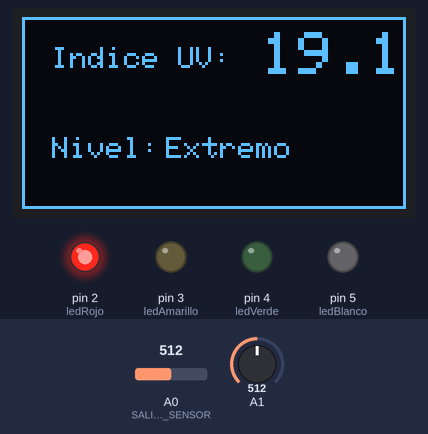
Bench run of a sketch on a simulated Arduino Uno, built with avr-gcc and run on an emulated ATmega328P. On the bench: 128×64 one-colour display, output pins drawn as LEDs (lit = HIGH). The inputs (shaded band) are chosen by the test bench; at power-on: A0 (SALIDA_DEL_SENSOR) = 512, A1 = 512. The audio player accepts every command and is not drawn; what the sketch prints to the serial monitor is not drawn.

Above: at 2.0 s.
2.1 s: A0 (SALIDA_DEL_SENSOR) set to 322
At 9.2 s:
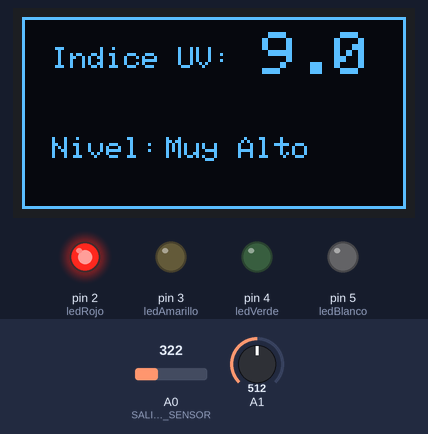
9.8 s: A0 (SALIDA_DEL_SENSOR) set to 291
At 15.9 s:
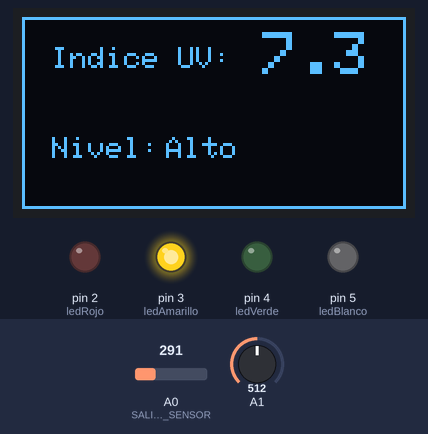
16.8 s: A1 set to 552
At 23.4 s:
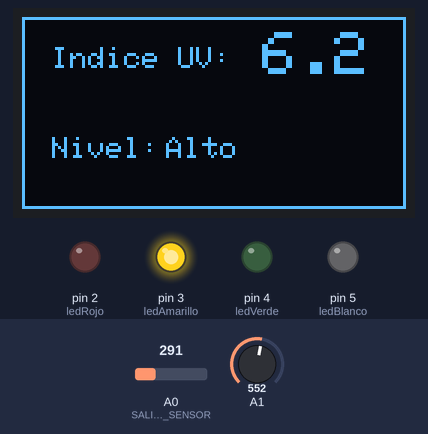
23.7 s: A1 set to 578
At 30.3 s:
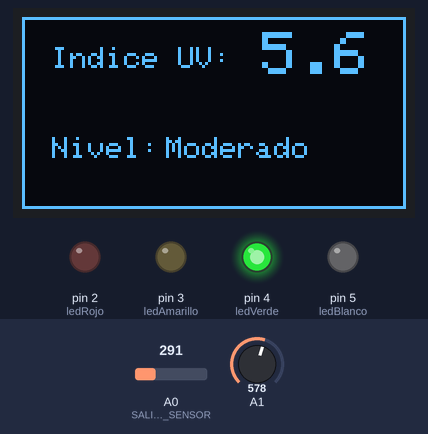
30.6 s: A1 set to 693
At 33.1 s:
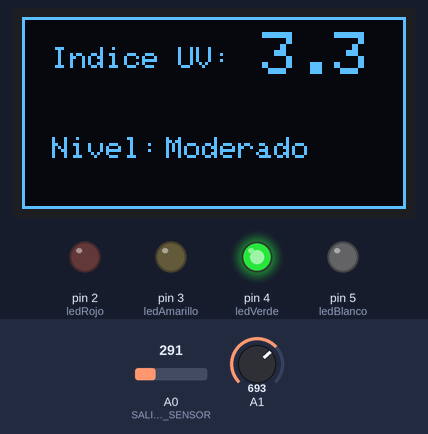
33.4 s: A1 set to 721
At 35.8 s:
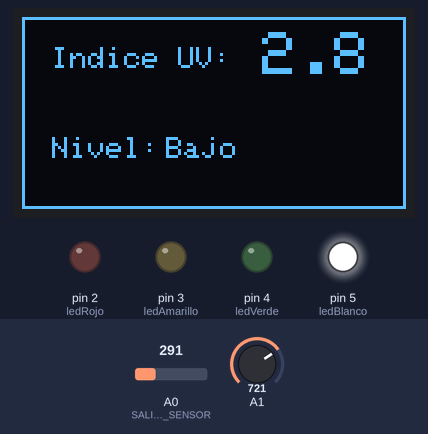
Timing chart, 0 to 37.1 s (numbered marks = the images above; inputs shaded):
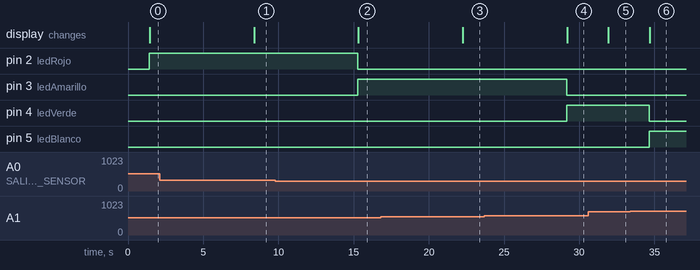

Measured:
- the behaviour switches between 304 and 303 on A0 (SALIDA_DEL_SENSOR) (found by bisection; images 1 and 2)
- the behaviour switches between 560 and 561 on A1 (found by bisection; images 3 and 4)
- the behaviour switches between 710 and 711 on A1 (found by bisection; images 5 and 6)
- after the input at 2.1 s, the display: changes after 6.3 s (image 1)
- after the input at 9.8 s, pin 2 (ledRojo): HIGH → LOW after 5.5 s; pin 3 (ledAmarillo): LOW → HIGH after 5.5 s; the display: changes after 5.5 s (image 2)
- after the input at 16.8 s, the display: changes after 5.5 s (image 3)
- after the input at 23.7 s, pin 3 (ledAmarillo): HIGH → LOW after 5.5 s; pin 4 (ledVerde): LOW → HIGH after 5.5 s; the display: changes after 5.5 s (image 4)
- after the input at 30.6 s, the display: changes after 1.3 s (image 5)
- after the input at 33.4 s, pin 4 (ledVerde): HIGH → LOW after 1.3 s; pin 5 (ledBlanco): LOW → HIGH after 1.3 s; the display: changes after 1.3 s (image 6)

The sketch:

codigo_funcional_con_sonido.ino
```cpp
#include <SPI.h>
#include <Wire.h>
#include <Adafruit_GFX.h>
#include <Adafruit_SSD1306.h>

//// CONFIGURACION DE SONIDO ////////
#include "DFRobotDFPlayerMini.h"
#include "SoftwareSerial.h"
static const uint8_t PIN_MP3_TX = 8; // D7
static const uint8_t PIN_MP3_RX = 7; // D6
SoftwareSerial softwareSerial(PIN_MP3_RX, PIN_MP3_TX);
DFRobotDFPlayerMini player;

// CONFIGURACION DE SEMAFORO ///////
int ledBlanco = 5;
int ledVerde = 4;
int ledAmarillo = 3;
int ledRojo = 2;  //D2

//// CONFIGURACION DE LA PANTALLA ////////
#define PANTALLA_ANCHO 128
#define PANTALLA_ALTO 64

#define OLED_MOSI 9
#define OLED_CLK 10
#define OLED_DC 11
#define OLED_CS 12
#define OLED_RESET 13

Adafruit_SSD1306 display(PANTALLA_ANCHO, PANTALLA_ALTO,
                         OLED_MOSI, OLED_CLK, OLED_DC, OLED_RESET, OLED_CS);

/////////////////////////////////////////
///// CONFIGURACION DE SENSOR UV ///////
int SALIDA_DEL_SENSOR = A0; //
int REF_3V3 = A1;

/// Función para mostrar el mensaje UV en pantalla
void mostrarMensajeUV(float indice, const char* peligro) {
  display.clearDisplay();
  display.setTextColor(SSD1306_WHITE);

  // Dibujar un rectángulo como marco
  display.drawRect(0, 0, PANTALLA_ANCHO, PANTALLA_ALTO, SSD1306_WHITE);

  // Mostrar "Indice UV"
  display.setTextSize(1);
  display.setCursor(10, 10);
  display.print("Indice UV:");

  display.setTextSize(2);
  display.setCursor(80, 5);  // Ajusta si necesitas moverlo más
  display.print(indice, 1);  // Un decimal
  // Línea divisoria horizontal
  //display.drawLine(0, 30, SCREEN_WIDTH, 30, SSD1306_WHITE);

  // Mostrar "Nivel de peligrosidad"
  display.setTextSize(1);
  display.setCursor(10, 40);
  display.print("Nivel:");

  display.setTextSize(1);
  //display.setCursor(55, 35); mesanje con letra tipo 2
  display.setCursor(48, 40);
  display.print(peligro);
  display.display();
}


void setup() {
  Serial.begin(9600);
// Inicializacion de Pantalla
  if (!display.begin(SSD1306_SWITCHCAPVCC)) {
    Serial.println(F("SSD1306 allocation failed"));
    for (;;);
  }

  // Inicializacion de modulo de Sonido
  softwareSerial.begin(9600);
  if (player.begin(softwareSerial))
  {
   Serial.println("OK");

    // Set volume to maximum (0 to 30).
    player.volume(22); //30 is very loud
  }
  else
  {
    Serial.println("Connecting to DFPlayer Mini failed!");
  }

  // Definicion de leds
  pinMode(ledRojo, OUTPUT);
  pinMode(ledBlanco, OUTPUT);
  pinMode(ledVerde, OUTPUT);
  pinMode(ledAmarillo, OUTPUT);

  // // Puedes modificar estos valores para probar otros niveles
  // float indiceUV = 9.0;
  // const char* nivelPeligro = "Alto";

  // mostrarMensajeUV(indiceUV, nivelPeligro);  // Llamada a la función
  // pinMode(SALIDA_DEL_SENSOR, INPUT);

}

void loop()
{
  int refLevel = averageAnalogRead(REF_3V3);
  int sensorValue = analogRead(SALIDA_DEL_SENSOR);
  float voltage = 3.3 / refLevel * sensorValue;

  float uv_intensidad = mapfloat(voltage, 0.99, 2.8, 0.0, 15.0);

  // Aproximar índice UV: calibrar según tu sensor, esto es estimado
  Serial.print("---------------------------");
  Serial.println();
  Serial.print("Voltaje de Referencia: ");
  Serial.print(refLevel);
  Serial.println();
  Serial.print("Voltaje de Sensor: ");
  Serial.print(sensorValue);
  Serial.println();
  Serial.print("Voltaje de Convertido: ");
  Serial.print(voltage);
  Serial.println();
  Serial.print("UV Intensidad: ");
  Serial.print(uv_intensidad);
  delay(800);

  //const char* nivelPeligro = "Alto";
  const char* nivelPeligro = nivelPeligroUV(uv_intensidad);
  mostrarMensajeUV(uv_intensidad, nivelPeligro);  // Llamada a la función para mostrar en pantalla

  // Chequeo de intensidad y
  if (uv_intensidad >= 6) {
     player.volume(60);
     player.play(4);
     delay(6000);
  }
  else {
    Serial.print(" No emitir sonido ");
  }

  Serial.println();
}

//Takes an average of readings on a given pin
//Returns the average
int averageAnalogRead(int pinToRead)
{
  byte numberOfReadings = 8;
  unsigned int runningValue = 0;

  for(int x = 0 ; x < numberOfReadings ; x++)
    runningValue += analogRead(pinToRead);
  runningValue /= numberOfReadings;

  return(runningValue);
}

//The Arduino Map function but for floats
//From: http://forum.arduino.cc/index.php?topic=3922.0
float mapfloat(float x, float in_min, float in_max, float out_min, float out_max)
{
  return (x - in_min) * (out_max - out_min) / (in_max - in_min) + out_min;
}

// Rangos de UV de acuerdo a tabla de la OMS
const char* nivelPeligroUV(float index) {
  if (index < 3) {
    digitalWrite(ledBlanco, HIGH);
    digitalWrite(ledVerde, LOW);
    digitalWrite(ledAmarillo, LOW);
    digitalWrite(ledRojo, LOW);
    return "Bajo";
  }
  else if (index < 6) {
    digitalWrite(ledBlanco, LOW);
    digitalWrite(ledVerde, HIGH);
    digitalWrite(ledAmarillo, LOW);
    digitalWrite(ledRojo, LOW);
    return "Moderado";
    }
  else if (index < 8) {
    digitalWrite(ledBlanco, LOW);
    digitalWrite(ledVerde, LOW);
    digitalWrite(ledAmarillo, HIGH);
    digitalWrite(ledRojo, LOW);
    return "Alto";
    }
  else if (index < 11) {
    digitalWrite(ledBlanco, LOW);
    digitalWrite(ledVerde, LOW);
    digitalWrite(ledAmarillo, LOW);
    digitalWrite(ledRojo, HIGH);
    return "Muy Alto";
    }
  else {
    digitalWrite(ledBlanco, LOW);
    digitalWrite(ledVerde, LOW);
    digitalWrite(ledAmarillo, LOW);
    digitalWrite(ledRojo, HIGH);
     return "Extremo";
  }
}
```
